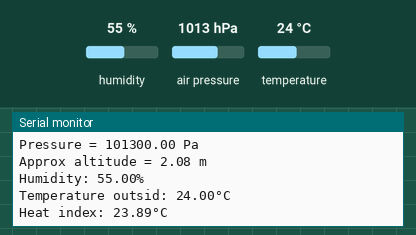
Recording of a sketch running on a simulated Arduino Uno, built with avr-gcc and run on an emulated ATmega328P. Shown: the last lines printed to the serial monitor. The inputs (shaded band) are chosen by the test bench; at power-on: humidity 55 %, air pressure 1013 hPa, temperature 24 °C.

Above: at 1.2 s.
1.3 s: humidity set to 22 %
At 5.5 s:
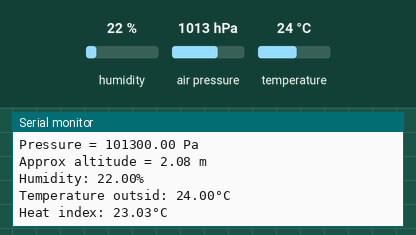
5.6 s: air pressure set to 952 hPa
9.9 s: temperature set to 12 °C
At 10.9 s:
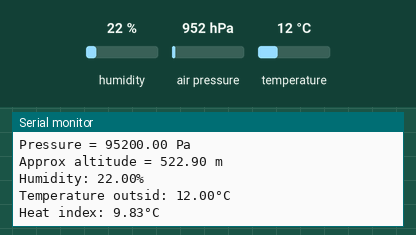
Timing chart, 0 to 12.9 s (numbered marks = the images above; inputs shaded):
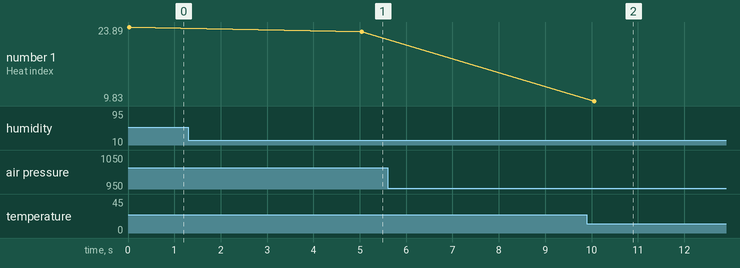

The sketch:

example_2_sensor.ino
```cpp
// На основе примеров Arduino IDE 2.0
//
// Примеры по учебным курсам
//
// Bishkek 2023

#include <Adafruit_BMP280.h>  // Подключение библиотеки BMP280
#include "DHT.h"              // подключаем библиотеку DHT

// Создаем определения
#define DHTPIN 0       // указываем пин, к которому подключен датчик
#define DHTTYPE DHT22  // указываем тип датчика

// Объявление объектов для работы с датчиками
Adafruit_BMP280 bmp;       // Создаем объект с подключение через I2C
DHT dht(DHTPIN, DHTTYPE);  // создаем объект dht для работы с датчиком

void setup() {

  Serial.begin(74880);         // Инициализация последовательного порта
  while (!Serial) delay(100);  // Ожидание завершения инициализации порта

  Serial.println(F("BMP280 test"));  // Вывод информации о начале работы скетча
  unsigned status;

  status = bmp.begin(0x76);  // Инициализация датчика с определенным адресом 0x76
  // Проверка статуса инициализации датчика
  if (!status) {
    Serial.println(F("Ошибка подключения к датчику BMP280"));
    while (1) delay(10);
  }
  dht.begin();  // инициализируем датчик DHT22
}

void loop() {
  // Работа с датчиком DHT22
  float h = dht.readHumidity();                            // считываем влажность
  float t = dht.readTemperature();                         // считываем температуру
  if (isnan(h) || isnan(t)) {                              // если полученные данные некорректны
    Serial.println(F("Failed to read from DHT sensor!"));  // выводим сообщение об ошибке
    return;                                                // выходим из функции loop()
  }

  float hic = dht.computeHeatIndex(t, h, false);  // вычисляем индекс теплового дискомфорта

  Serial.print(F("Temperature inside= "));  // Вывод на экран температуры в градусах Цельсия
  Serial.print(bmp.readTemperature());
  Serial.println(" °C");

  Serial.print(F("Pressure = "));  // Вывод на экран атмосферного давления в Паскалях
  Serial.print(bmp.readPressure());
  Serial.println(" Pa");

  Serial.print(F("Approx altitude = "));    // Вывод на экран примерной высоты над уровнем моря
  Serial.print(bmp.readAltitude(1013.25));  // Вычисление примерной высоты над уровнем моря
  Serial.println(" m");

  Serial.print(F("Humidity: "));  // выводим сообщение о влажности
  Serial.print(h);                // выводим значение влажности
  Serial.println(F("%"));         // выводим  обозначение влажностит

  Serial.print(F("Temperature outsid: "));  // выводим сообщение о температуре
  Serial.print(t);                          // выводим значение температуры в градусах Цельсия
  Serial.println(F("°C "));                 // выводим символ градусов Цельсия
  Serial.print(F("Heat index: "));          // выводим сообщение об индексе теплового дискомфорта
  Serial.print(hic);                        // выводим значение индекса теплового дискомфорта в градусах Цельсия
  Serial.println(F("°C "));                 // выводим символ градусов Цельсия и переводим строку

  Serial.println();  // Пустая строка для удобства чтения информации

  delay(5000);  // Задержка 5 секунды между измерениями
}
```

Measured:
- after the input at 1.3 s, the serial monitor: prints a new line after 3.7 s (image 1)
- after the input at 9.9 s, the serial monitor: prints a new line after 0.14 s (image 2)
- plotted number 1: 23.89 → 23.03 after the input at 1.3 s, 23.03 → 9.83 after the input at 9.9 s
